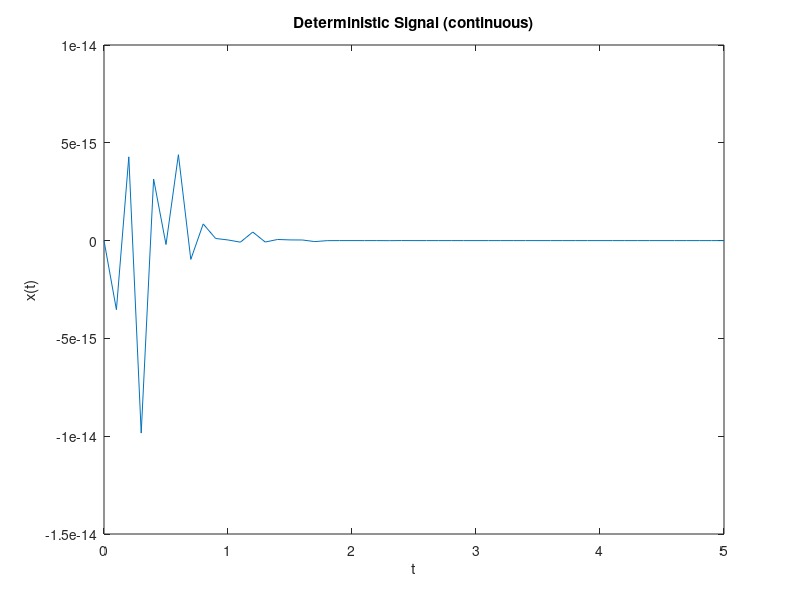

Recreate this plot in MATLAB.
t=0:0.1:5;
x=5*exp(-5*t).*sin(50*pi*t);
plot(t,x);
xlabel('t');
ylabel('x(t)');
title('Deterministic Signal (continuous)');